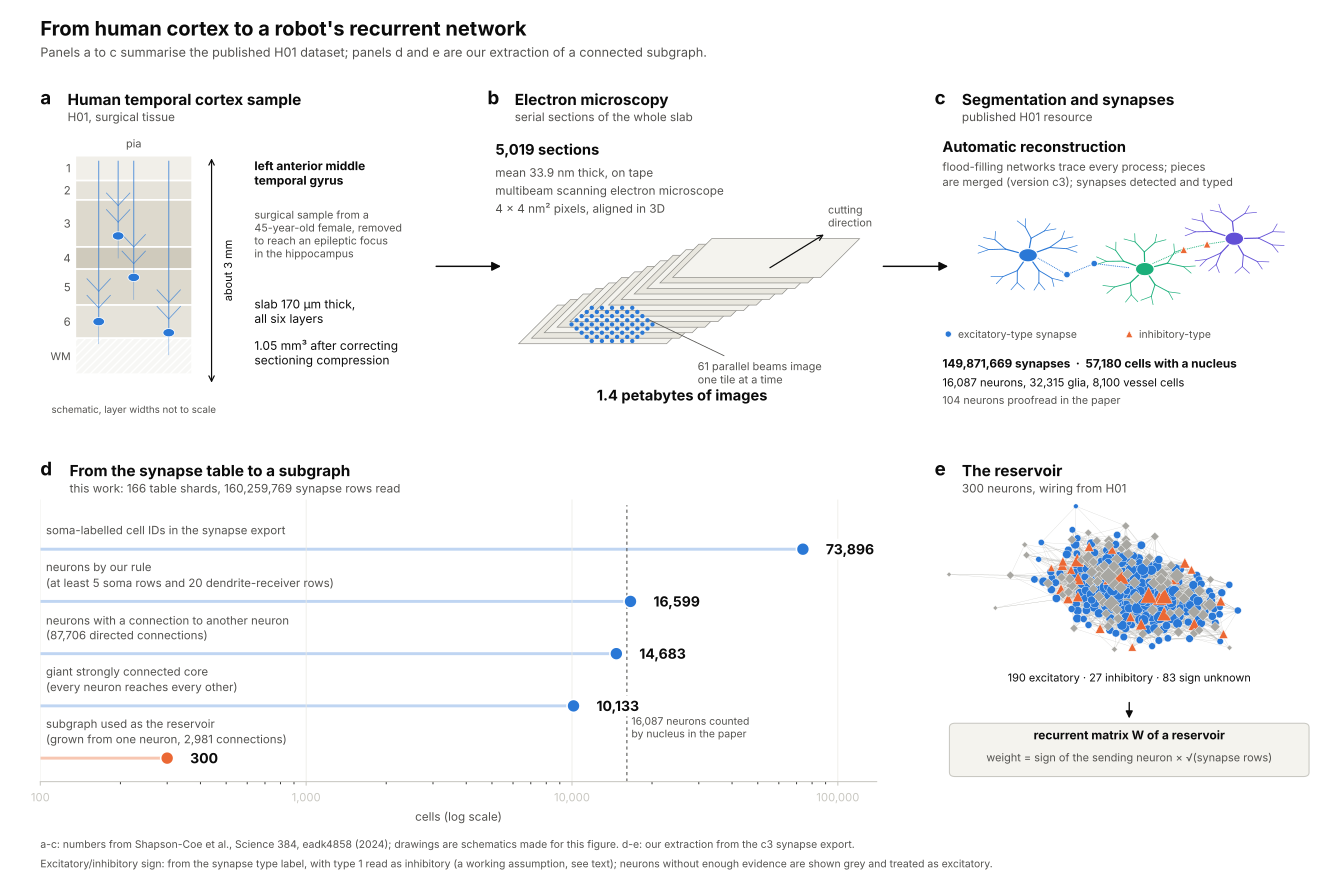

Reproduce this figure in Python.
"""Figure: from the human temporal cortex sample to the reservoir subgraph (H01 pipeline).
Numbers in panels a-c are from Shapson-Coe et al., Science 384, eadk4858 (2024); panels d-e are our own extraction (LOG.md).
The tissue, imaging and reconstruction drawings are schematics drawn here, not images from the paper."""
import os, sys
import numpy as np
import networkx as nx
import matplotlib
matplotlib.use("Agg")
import matplotlib.pyplot as plt
from matplotlib.patches import Rectangle, Polygon, FancyArrowPatch, Circle, FancyBboxPatch
from matplotlib.collections import LineCollection

ROOT = "../webots"
sys.path.insert(0, os.path.join(ROOT, "controllers", "h01_dataset_policy"))
import reservoir as R
from shapes import scatter_by_color

OUT = sys.argv[1] if len(sys.argv) > 1 else "."
BLUE, ORANGE, GREY = "#2a78d6", "#eb6834", "#a8a7a2"
INK, MUTE, LINE = "#0b0b0b", "#52514e", "#c9c8c2"
rng = np.random.default_rng(4)

fig = plt.figure(figsize=(14, 9.2), dpi=200)
fig.patch.set_facecolor("white")
gs = fig.add_gridspec(2, 6, left=0.03, right=0.985, top=0.855, bottom=0.115, hspace=0.34, wspace=0.35,
                      height_ratios=[1, 1.02])
ax_a = fig.add_subplot(gs[0, 0:2]); ax_b = fig.add_subplot(gs[0, 2:4]); ax_c = fig.add_subplot(gs[0, 4:6])
ax_d = fig.add_subplot(gs[1, 0:4]); ax_e = fig.add_subplot(gs[1, 4:6])
for a in (ax_a, ax_b, ax_c, ax_e):
    a.set_axis_off()


def title(ax, letter, text, sub=None):
    ax.text(0.0, 1.07, letter, transform=ax.transAxes, fontsize=14, fontweight="bold", color=INK, va="bottom")
    ax.text(0.07, 1.07, text, transform=ax.transAxes, fontsize=11.5, fontweight="bold", color=INK, va="bottom")
    if sub:
        ax.text(0.07, 1.015, sub, transform=ax.transAxes, fontsize=8.8, color=MUTE, va="bottom")


# ---------------------------------------------------------------- a: tissue
ax = ax_a
ax.set_xlim(0, 10); ax.set_ylim(0, 10)
layers = [("1", 0.9), ("2", 0.7), ("3", 1.7), ("4", 0.8), ("5", 1.3), ("6", 1.2)]
shade = ["#f1efe9", "#e6e3da", "#ddd9cd", "#cfcabc", "#ddd9cd", "#e6e3da"]
y = 9.0
x0, x1 = 0.9, 3.9
for (name, h), c in zip(layers, shade):
    ax.add_patch(Rectangle((x0, y - h), x1 - x0, h, fc=c, ec="white", lw=1.2))
    ax.text(x0 - 0.12, y - h / 2, name, ha="right", va="center", fontsize=8.5, color=MUTE)
    y -= h
ax.add_patch(Rectangle((x0, y - 1.3), x1 - x0, 1.3, fc="#f7f7f5", ec="white", lw=1.2, hatch="////"))
ax.text(x0 - 0.12, y - 0.65, "WM", ha="right", va="center", fontsize=8, color=MUTE)
for cx, cy in [(1.5, 3.0), (2.4, 4.6), (3.3, 2.6), (2.0, 6.1)]:
    ax.add_patch(Circle((cx, cy), 0.15, fc=BLUE, ec="white", lw=0.6, zorder=3))
    ax.plot([cx, cx], [cy, 8.8], color=BLUE, lw=0.8, alpha=0.7, zorder=2)
    for dy in (0.5, 1.1):
        ax.plot([cx, cx - 0.3], [cy + dy, cy + dy + 0.45], color=BLUE, lw=0.6, alpha=0.7, zorder=2)
        ax.plot([cx, cx + 0.3], [cy + dy, cy + dy + 0.45], color=BLUE, lw=0.6, alpha=0.7, zorder=2)
    ax.plot([cx, cx], [cy, cy - 0.8], color=BLUE, lw=0.5, alpha=0.5, zorder=2)
ax.annotate("", xy=(4.4, 9.0), xytext=(4.4, 0.7), arrowprops=dict(arrowstyle="<->", color=INK, lw=0.9))
ax.text(4.65, 4.85, "about 3 mm", fontsize=8.2, color=INK, va="center", rotation=90)
ax.text((x0 + x1) / 2, 9.3, "pia", ha="center", fontsize=8.2, color=MUTE)
ax.text(5.5, 8.9, "left anterior middle\ntemporal gyrus", fontsize=9, color=INK, va="top", fontweight="bold")
ax.text(5.5, 7.1, "surgical sample from a\n45-year-old female, removed\nto reach an epileptic focus\nin the hippocampus", fontsize=8, color=MUTE, va="top")
ax.text(5.5, 3.9, "slab 170 µm thick,\nall six layers", fontsize=9, color=INK, va="top")
ax.text(5.5, 2.4, "1.05 mm³ after correcting\nsectioning compression", fontsize=9, color=INK, va="top")
ax.text((x0 + x1) / 2, -0.3, "schematic, layer widths not to scale", fontsize=7.3, color=MUTE, ha="center")
title(ax, "a", "Human temporal cortex sample", "H01, surgical tissue")

# ---------------------------------------------------------------- b: imaging
ax = ax_b
ax.set_xlim(0, 10); ax.set_ylim(0, 10)
n = 13
for i in range(n):
    dx, dy = i * 0.33, i * 0.2
    ax.add_patch(Polygon([[0.8 + dx, 2.2 + dy], [4.6 + dx, 2.2 + dy], [5.6 + dx, 3.6 + dy], [1.8 + dx, 3.6 + dy]],
                         closed=True, fc="#e9e7df" if i % 2 else "#f4f3ee", ec="#8a8984", lw=0.5))
# multibeam footprint on the front section: 61 beams as a hexagonal tile
cx0, cy0 = 3.2 + 0 * 0.33, 2.9
hx, hy = [], []
for r in range(-4, 5):
    for q in range(-4, 5):
        if max(abs(q), abs(r), abs(-q - r)) <= 4:
            hx.append(cx0 + 0.26 * (q + 0.5 * r)); hy.append(cy0 + 0.15 * r)
assert len(hx) == 61
ax.scatter(hx, hy, s=5, c=BLUE, zorder=3)
ax.annotate("61 parallel beams image\none tile at a time", xy=(cx0 + 0.9, cy0 + 0.2), xytext=(5.4, 1.15),
            fontsize=8.2, color=MUTE, arrowprops=dict(arrowstyle="-", color=MUTE, lw=0.6), va="center")
ax.annotate("", xy=(8.7, 6.2), xytext=(7.2, 4.9), arrowprops=dict(arrowstyle="->", color=INK, lw=0.9))
ax.text(8.75, 6.35, "cutting\ndirection", fontsize=8, color=MUTE, va="bottom")
ax.text(0.2, 9.55, "5,019 sections", fontsize=11, fontweight="bold", color=INK, va="top")
ax.text(0.2, 8.65, "mean 33.9 nm thick, on tape", fontsize=8.8, color=MUTE, va="top")
ax.text(0.2, 8.0, "multibeam scanning electron microscope", fontsize=8.8, color=MUTE, va="top")
ax.text(0.2, 7.35, "4 × 4 nm² pixels, aligned in 3D", fontsize=8.8, color=MUTE, va="top")
ax.text(5.0, 0.15, "1.4 petabytes of images", fontsize=11, fontweight="bold", color=INK, ha="center")
title(ax, "b", "Electron microscopy", "serial sections of the whole slab")

# ---------------------------------------------------------------- c: reconstruction
ax = ax_c
ax.set_xlim(0, 10); ax.set_ylim(0, 10)


def tree(ax, x, y, ang, length, depth, col, lw):
    if depth == 0:
        return
    x2, y2 = x + length * np.cos(ang), y + length * np.sin(ang)
    ax.plot([x, x2], [y, y2], color=col, lw=lw, solid_capstyle="round", zorder=2)
    for da in (-0.55, 0.5):
        tree(ax, x2, y2, ang + da + rng.normal(0, 0.12), length * 0.7, depth - 1, col, lw * 0.75)


cells = [((2.4, 5.4), "#2a78d6"), ((5.4, 4.9), "#1baf7a"), ((7.7, 6.0), "#6250d6")]
for (cx, cy), col in cells:
    for k in range(5):
        tree(ax, cx, cy, k * 2 * np.pi / 5 + rng.uniform(0, 0.5), 0.62, 3, col, 0.9)
    ax.add_patch(Circle((cx, cy), 0.24, fc=col, ec="white", lw=0.8, zorder=4))
ax.plot([2.65, 3.4, 4.1, 5.0], [5.3, 4.7, 5.1, 4.95], color=BLUE, lw=0.7, ls=(0, (1, 1)), zorder=1)
ax.plot([5.6, 6.4, 7.0, 7.45], [5.1, 5.6, 5.8, 5.9], color="#1baf7a", lw=0.7, ls=(0, (1, 1)), zorder=1)
for px, py, c in [(4.1, 5.1, BLUE), (3.4, 4.7, BLUE), (6.4, 5.6, ORANGE), (7.0, 5.8, ORANGE)]:
    scatter_by_color(ax, [px], [py], 24, [c], edgecolors="white", linewidths=0.6, zorder=5)
ax.text(0.2, 9.65, "Automatic reconstruction", fontsize=11, fontweight="bold", color=INK, va="top")
ax.text(0.2, 8.85, "flood-filling networks trace every process; pieces", fontsize=8.4, color=MUTE, va="top")
ax.text(0.2, 8.3, "are merged (version c3); synapses detected and typed", fontsize=8.4, color=MUTE, va="top")
ax.scatter([0.35], [2.55], s=22, c=BLUE, edgecolors="white", linewidths=0.5)
ax.text(0.6, 2.55, "excitatory-type synapse", fontsize=7.8, color=MUTE, va="center")
scatter_by_color(ax, [5.0], [2.55], 22, [ORANGE], edgecolors="white", linewidths=0.5)
ax.text(5.25, 2.55, "inhibitory-type", fontsize=7.8, color=MUTE, va="center")
ax.text(0.2, 1.75, "149,871,669 synapses  ·  57,180 cells with a nucleus", fontsize=8.8, color=INK, va="top", fontweight="bold")
ax.text(0.2, 1.05, "16,087 neurons, 32,315 glia, 8,100 vessel cells", fontsize=8.4, color=INK, va="top")
ax.text(0.2, 0.4, "104 neurons proofread in the paper", fontsize=8, color=MUTE, va="top")
title(ax, "c", "Segmentation and synapses", "published H01 resource")

# ---------------------------------------------------------------- d: funnel (our extraction)
ax = ax_d
stages = [("soma-labelled cell IDs in the synapse export", 73896, "73,896"),
          ("neurons by our rule\n(at least 5 soma rows and 20 dendrite-receiver rows)", 16599, "16,599"),
          ("neurons with a connection to another neuron\n(87,706 directed connections)", 14683, "14,683"),
          ("giant strongly connected core\n(every neuron reaches every other)", 10133, "10,133"),
          ("subgraph used as the reservoir\n(grown from one neuron, 2,981 connections)", 300, "300")]
ys = np.arange(len(stages))[::-1] * 1.0
for (lab, v, txt), yy in zip(stages, ys):
    ax.plot([100, v], [yy, yy], color="#bfd5f2" if v != 300 else "#f7c6b1", lw=2.2, zorder=1, solid_capstyle="butt")
    ax.scatter([v], [yy], s=95, color=BLUE if v != 300 else ORANGE, edgecolors="white", linewidths=1.2, zorder=3)
    ax.text(v * 1.22, yy, txt, va="center", ha="left", fontsize=10.5, fontweight="bold", color=INK, zorder=4,
            bbox=dict(fc="white", ec="none", pad=1.5))
    ax.text(105, yy + 0.2, lab, va="bottom", ha="left", fontsize=8.6, color=MUTE, linespacing=1.1)
ax.set_xscale("log")
ax.set_xlim(100, 1.4e5)
ax.set_ylim(-0.45, len(stages) - 0.05)
ax.set_yticks([])
ax.set_xticks([100, 1000, 10000, 100000]); ax.set_xticklabels(["100", "1,000", "10,000", "100,000"], fontsize=8.5, color=MUTE)
ax.set_xlabel("cells (log scale)", fontsize=8.8, color=MUTE)
for s in ("top", "right", "left"):
    ax.spines[s].set_visible(False)
ax.spines["bottom"].set_color(LINE)
ax.tick_params(axis="x", colors=LINE, length=3)
ax.xaxis.grid(True, color="#ecebe6", lw=0.6, zorder=0)
# the paper's neuron count as a reference mark
ax.axvline(16087, ymin=0.0, ymax=0.98, color=MUTE, lw=0.8, ls=(0, (3, 3)), zorder=1)
ax.text(16087 * 1.04, 0.35, "16,087 neurons counted\nby nucleus in the paper", fontsize=7.8, color=MUTE, va="bottom")
ax.text(0.0, 1.07, "d", transform=ax.transAxes, fontsize=14, fontweight="bold", color=INK, va="bottom")
ax.text(0.035, 1.07, "From the synapse table to a subgraph", transform=ax.transAxes, fontsize=11.5, fontweight="bold",
        color=INK, va="bottom")
ax.text(0.035, 1.015, "this work: 166 table shards, 160,259,769 synapse rows read", transform=ax.transAxes, fontsize=8.8,
        color=MUTE, va="bottom")

# ---------------------------------------------------------------- e: subgraph and reservoir
ax = ax_e
g = R.apply_sign_policy(R.load_subgraph(os.path.join(ROOT, "subgraphs"), "A_300_s0"), "data")
D = nx.DiGraph(); D.add_nodes_from(range(g["n"])); D.add_edges_from(zip(g["pre"], g["post"]))
U = D.to_undirected()
pos = nx.spring_layout(U, seed=3, k=2.2 / np.sqrt(g["n"]), iterations=400)
arr = np.array([pos[i] for i in range(g["n"])])
arr = (arr - arr.mean(0)) / np.abs(arr - arr.mean(0)).max(0)
deg = dict(U.degree())
col = [(BLUE if s > 0 else ORANGE) if k else GREY for s, k in zip(g["sign"], g["known"])]
sub = fig.add_axes([0, 0, 1, 1]); sub.set_axis_off()
bb = ax_e.get_position()
gax = fig.add_axes([bb.x0, bb.y0 + bb.height * 0.36, bb.width, bb.height * 0.64]); gax.set_axis_off()
gax.add_collection(LineCollection([(arr[a], arr[b]) for a, b in D.edges], colors="#8a8984", linewidths=0.25, alpha=0.35))
scatter_by_color(gax, arr[:, 0], arr[:, 1], [4 + 2.2 * deg[i] for i in range(g["n"])], col, edgecolors="white", linewidths=0.3, zorder=2)
gax.set_xlim(-1.08, 1.08); gax.set_ylim(-1.08, 1.08)
sub.remove()
ax.set_xlim(0, 10); ax.set_ylim(0, 10)
ax.text(5, 3.55, "190 excitatory · 27 inhibitory · 83 sign unknown", ha="center", fontsize=8.2, color=INK)
ax.add_patch(FancyArrowPatch((5, 2.9), (5, 2.15), arrowstyle="-|>", mutation_scale=11, color=INK, lw=1))
ax.add_patch(FancyBboxPatch((0.4, 0.2), 9.2, 1.85, boxstyle="round,pad=0.02,rounding_size=0.15", fc="#f4f3ee", ec=LINE, lw=0.8))
ax.text(5, 1.5, "recurrent matrix W of a reservoir", ha="center", fontsize=9, fontweight="bold", color=INK)
ax.text(5, 0.72, "weight = sign of the sending neuron × √(synapse rows)", ha="center", fontsize=8.2, color=MUTE)
ax.text(0.0, 1.07, "e", transform=ax.transAxes, fontsize=14, fontweight="bold", color=INK, va="bottom")
ax.text(0.07, 1.07, "The reservoir", transform=ax.transAxes, fontsize=11.5, fontweight="bold", color=INK, va="bottom")
ax.text(0.07, 1.015, "300 neurons, wiring from H01", transform=ax.transAxes, fontsize=8.8, color=MUTE, va="bottom")

# ---------------------------------------------------------------- arrows between stages and footer
def arrow(x0, x1, y):
    fig.add_artist(FancyArrowPatch((x0, y), (x1, y), transform=fig.transFigure, arrowstyle="-|>", mutation_scale=14,
                                   color=INK, lw=1.1))

pa, pb, pc = ax_a.get_position(), ax_b.get_position(), ax_c.get_position()
ymid = pa.y0 + pa.height * 0.5
arrow(pa.x1 + 0.003, pb.x0 + 0.012, ymid)
arrow(pb.x1 + 0.003, pc.x0 + 0.012, ymid)
fig.text(0.03, 0.968, "From human cortex to a robot's recurrent network", fontsize=15, fontweight="bold", color=INK, va="center")
fig.text(0.03, 0.941, "Panels a to c summarise the published H01 dataset; panels d and e are our extraction of a connected subgraph.",
         fontsize=9.5, color=MUTE, va="center")
fig.text(0.03, 0.04, "a-c: numbers from Shapson-Coe et al., Science 384, eadk4858 (2024); drawings are schematics made for this figure. "
         "d-e: our extraction from the c3 synapse export.", fontsize=7.8, color=MUTE)
fig.text(0.03, 0.018, "Excitatory/inhibitory sign: from the synapse type label, with type 1 read as inhibitory (a working assumption, see text); "
         "neurons without enough evidence are shown grey and treated as excitatory.", fontsize=7.8, color=MUTE)
for ext in ("png", "pdf", "svg"):
    fig.savefig(os.path.join(OUT, f"fig_pipeline.{ext}"), facecolor="white")
print("saved")
